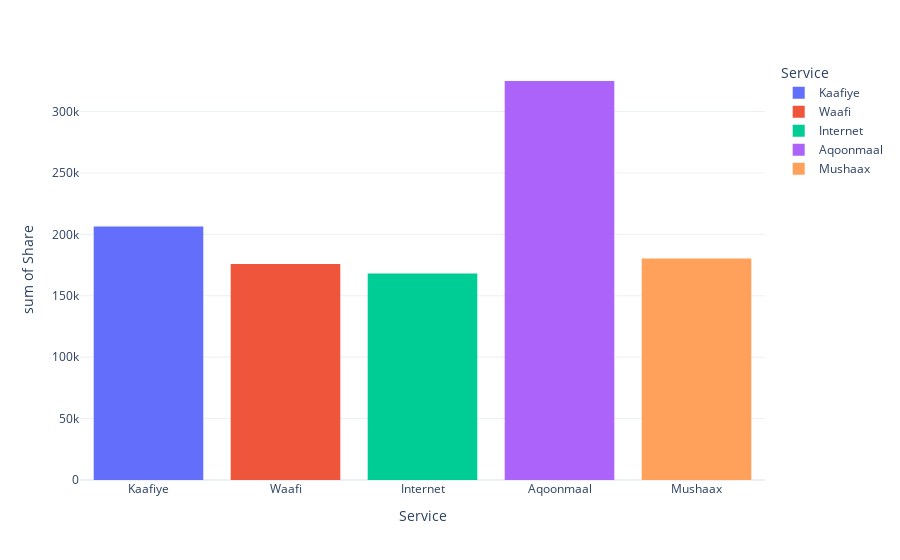

Notebook cell for this chart:
### Code cell
fig_shares = px.histogram(df, x='Service', y='Share', color='Service') #color_discrete_sequence=px.colors.sequential.RdBu)
fig_shares.show()

### Figure 1 — Plotly figure (JSON) as saved in the notebook; plotly's stock layout.template omitted (floating-point values rounded to 4 significant figures)
{"data": [{"alignmentgroup": "True", "bingroup": "x", "histfunc": "sum", "hovertemplate": "Service=%{x}<br>sum of Share=%{y}<extra></extra>", "legendgroup": "Kaafiye", "marker": {"color": "#636efa", "pattern": {"shape": ""}}, "name": "Kaafiye", "offsetgroup": "Kaafiye", "orientation": "v", "showlegend": true, "type": "histogram", "x": ["Kaafiye", "Kaafiye", "Kaafiye", "Kaafiye", "Kaafiye", "Kaafiye", "Kaafiye", "Kaafiye", "Kaafiye", "Kaafiye", "Kaafiye", "Kaafiye", "Kaafiye", "Kaafiye", "Kaafiye", "Kaafiye", "Kaafiye", "Kaafiye", "Kaafiye", "Kaafiye", "Kaafiye", "Kaafiye", "Kaafiye", "Kaafiye", "Kaafiye", "Kaafiye", "Kaafiye", "Kaafiye", "Kaafiye", "Kaafiye", "Kaafiye", "Kaafiye", "Kaafiye", "Kaafiye", "Kaafiye", "Kaafiye", "Kaafiye", "Kaafiye", "Kaafiye", "Kaafiye", "Kaafiye", "Kaafiye", "Kaafiye", "Kaafiye", "Kaafiye", "Kaafiye", "Kaafiye", "Kaafiye", "Kaafiye", "Kaafiye", "Kaafiye", "Kaafiye", "Kaafiye", "Kaafiye", "Kaafiye", "Kaafiye", "Kaafiye", "Kaafiye", "Kaafiye", "Kaafiye", "Kaafiye", "Kaafiye", "Kaafiye", "Kaafiye", "Kaafiye", "Kaafiye", "Kaafiye", "Kaafiye", "Kaafiye", "Kaafiye", "Kaafiye", "Kaafiye", "Kaafiye", "Kaafiye", "Kaafiye", "Kaafiye", "Kaafiye", "Kaafiye", "Kaafiye", "Kaafiye", "Kaafiye", "Kaafiye", "Kaafiye", "Kaafiye", "Kaafiye", "Kaafiye"], "xaxis": "x", "y": [700, 167, 1446, 2409, 1621, 3438, 3079, 456, 2441, 2260, 3365, 4114, 2182, 1970, 2109, 2977, 1966, 4190, 610, 3388, 710, 3148, 3301, 3308, 1531, 3868, 2432, 1164, 1834, 3461, 3474, 310, 1147, 811, 1685, 2547, 4192, 4339, 2295, 1238, 3681, 2467, 303, 4099, 3935, 4207, 917, 2852, 1587, 3473, 400, 1070, 3393, 2365, 2852, 1587, 3473, 400, 2852, 1587, 3473, 2852, 1587, 3473, 2852, 1587, 3473, 2852, 1587, 3473, 2852, 1587, 3473, 2852, 1587, 3473, 2852, 1587, 3473, 2852, 1587, 3473, 2852, 1587, 3473, 400], "yaxis": "y"}, {"alignmentgroup": "True", "bingroup": "x", "histfunc": "sum", "hovertemplate": "Service=%{x}<br>sum of Share=%{y}<extra></extra>", "legendgroup": "Waafi", "marker": {"color": "#EF553B", "pattern": {"shape": ""}}, "name": "Waafi", "offsetgroup": "Waafi", "orientation": "v", "showlegend": true, "type": "histogram", "x": ["Waafi", "Waafi", "Waafi", "Waafi", "Waafi", "Waafi", "Waafi", "Waafi", "Waafi", "Waafi", "Waafi", "Waafi", "Waafi", "Waafi", "Waafi", "Waafi", "Waafi", "Waafi", "Waafi", "Waafi", "Waafi", "Waafi", "Waafi", "Waafi", "Waafi", "Waafi", "Waafi", "Waafi", "Waafi", "Waafi", "Waafi", "Waafi", "Waafi", "Waafi", "Waafi", "Waafi", "Waafi", "Waafi", "Waafi", "Waafi", "Waafi", "Waafi", "Waafi", "Waafi", "Waafi", "Waafi", "Waafi", "Waafi", "Waafi", "Waafi", "Waafi", "Waafi", "Waafi", "Waafi", "Waafi", "Waafi", "Waafi", "Waafi", "Waafi", "Waafi", "Waafi", "Waafi", "Waafi", "Waafi", "Waafi", "Waafi", "Waafi", "Waafi", "Waafi", "Waafi", "Waafi", "Waafi", "Waafi", "Waafi", "Waafi", "Waafi", "Waafi", "Waafi", "Waafi", "Waafi", "Waafi", "Waafi", "Waafi", "Waafi"], "xaxis": "x", "y": [900, 4088, 1344, 1566, 3476, 3192, 1883, 247, 3645, 3040, 844, 3875, 2412, 353, 4126, 2559, 2854, 1135, 1431, 4044, 173, 1111, 1648, 2585, 2965, 3840, 3622, 4241, 1136, 2886, 1169, 1223, 4404, 2666, 542, 1596, 4388, 1396, 2541, 4486, 1962, 656, 1777, 2823, 4275, 3113, 3256, 583, 4162, 121, 3841, 2087, 874, 1958, 583, 4162, 121, 583, 4162, 121, 583, 4162, 121, 583, 4162, 121, 583, 4162, 121, 583, 4162, 121, 583, 4162, 121, 583, 4162, 121, 583, 4162, 121, 583, 4162, 121], "yaxis": "y"}, {"alignmentgroup": "True", "bingroup": "x", "histfunc": "sum", "hovertemplate": "Service=%{x}<br>sum of Share=%{y}<extra></extra>", "legendgroup": "Internet", "marker": {"color": "#00cc96", "pattern": {"shape": ""}}, "name": "Internet", "offsetgroup": "Internet", "orientation": "v", "showlegend": true, "type": "histogram", "x": ["Internet", "Internet", "Internet", "Internet", "Internet", "Internet", "Internet", "Internet", "Internet", "Internet", "Internet", "Internet", "Internet", "Internet", "Internet", "Internet", "Internet", "Internet", "Internet", "Internet", "Internet", "Internet", "Internet", "Internet", "Internet", "Internet", "Internet", "Internet", "Internet", "Internet", "Internet", "Internet", "Internet", "Internet", "Internet", "Internet", "Internet", "Internet", "Internet", "Internet", "Internet", "Internet", "Internet", "Internet", "Internet", "Internet", "Internet", "Internet", "Internet", "Internet", "Internet", "Internet", "Internet", "Internet", "Internet", "Internet", "Internet", "Internet", "Internet", "Internet", "Internet", "Internet", "Internet", "Internet", "Internet", "Internet", "Internet", "Internet", "Internet", "Internet", "Internet", "Internet", "Internet", "Internet", "Internet", "Internet", "Internet", "Internet", "Internet", "Internet", "Internet", "Internet", "Internet", "Internet", "Internet", "Internet", "Internet", "Internet", "Internet", "Internet", "Internet", "Internet", "Internet"], "xaxis": "x", "y": [150, 1697, 2249, 3724, 4114, 2384, 1823, 2665, 874, 784, 925, 790, 2126, 2271, 441, 1764, 2334, 3159, 682, 843, 3223, 825, 1135, 1259, 3047, 1250, 2817, 1145, 2089, 2001, 686, 675, 4087, 950, 2450, 2530, 1427, 867, 3022, 680, 1219, 2849, 343, 402, 3034, 1876, 712, 1773, 1476, 3874, 439, 1997, 1178, 457, 712, 1773, 1476, 3874, 712, 1773, 1476, 712, 1773, 1476, 3874, 712, 1773, 1476, 3874, 712, 1773, 1476, 3874, 712, 1773, 1476, 3874, 712, 1773, 1476, 3874, 712, 1773, 1476, 3874, 712, 1773, 1476, 3874, 712, 1773, 1476, 3874], "yaxis": "y"}, {"alignmentgroup": "True", "bingroup": "x", "histfunc": "sum", "hovertemplate": "Service=%{x}<br>sum of Share=%{y}<extra></extra>", "legendgroup": "Aqoonmaal", "marker": {"color": "#ab63fa", "pattern": {"shape": ""}}, "name": "Aqoonmaal", "offsetgroup": "Aqoonmaal", "orientation": "v", "showlegend": true, "type": "histogram", "x": ["Aqoonmaal", "Aqoonmaal", "Aqoonmaal", "Aqoonmaal", "Aqoonmaal", "Aqoonmaal", "Aqoonmaal", "Aqoonmaal", "Aqoonmaal", "Aqoonmaal", "Aqoonmaal", "Aqoonmaal", "Aqoonmaal", "Aqoonmaal", "Aqoonmaal", "Aqoonmaal", "Aqoonmaal", "Aqoonmaal", "Aqoonmaal", "Aqoonmaal", "Aqoonmaal", "Aqoonmaal", "Aqoonmaal", "Aqoonmaal", "Aqoonmaal", "Aqoonmaal", "Aqoonmaal", "Aqoonmaal", "Aqoonmaal", "Aqoonmaal", "Aqoonmaal", "Aqoonmaal", "Aqoonmaal", "Aqoonmaal", "Aqoonmaal", "Aqoonmaal", "Aqoonmaal", "Aqoonmaal", "Aqoonmaal", "Aqoonmaal", "Aqoonmaal", "Aqoonmaal", "Aqoonmaal", "Aqoonmaal", "Aqoonmaal", "Aqoonmaal", "Aqoonmaal", "Aqoonmaal", "Aqoonmaal", "Aqoonmaal", "Aqoonmaal", "Aqoonmaal", "Aqoonmaal", "Aqoonmaal", "Aqoonmaal", "Aqoonmaal", "Aqoonmaal", "Aqoonmaal", "Aqoonmaal", "Aqoonmaal", "Aqoonmaal", "Aqoonmaal", "Aqoonmaal", "Aqoonmaal", "Aqoonmaal", "Aqoonmaal", "Aqoonmaal", "Aqoonmaal", "Aqoonmaal", "Aqoonmaal", "Aqoonmaal", "Aqoonmaal", "Aqoonmaal", "Aqoonmaal", "Aqoonmaal", "Aqoonmaal", "Aqoonmaal", "Aqoonmaal", "Aqoonmaal", "Aqoonmaal", "Aqoonmaal", "Aqoonmaal", "Aqoonmaal", "Aqoonmaal", "Aqoonmaal", "Aqoonmaal", "Aqoonmaal", "Aqoonmaal", "Aqoonmaal", "Aqoonmaal", "Aqoonmaal", "Aqoonmaal", "Aqoonmaal", "Aqoonmaal", "Aqoonmaal", "Aqoonmaal", "Aqoonmaal", "Aqoonmaal", "Aqoonmaal", "Aqoonmaal", "Aqoonmaal", "Aqoonmaal", "Aqoonmaal", "Aqoonmaal", "Aqoonmaal", "Aqoonmaal", "Aqoonmaal", "Aqoonmaal", "Aqoonmaal", "Aqoonmaal", "Aqoonmaal", "Aqoonmaal", "Aqoonmaal", "Aqoonmaal"], "xaxis": "x", "y": [220, 3124, 3987, 3356, 3646, 3418, 3023, 1112, 1448, 3790, 3352, 3757, 657, 2775, 331, 3034, 1571, 1752, 2800, 1806, 1977, 2126, 4199, 3343, 905, 4424, 1983, 3324, 1272, 1344, 3764, 2139, 1751, 2243, 606, 3555, 336, 2226, 3160, 4353, 876, 4381, 496, 3056, 4402, 2015, 3206, 1966, 4438, 3239, 2628, 1101, 3757, 1479, 2979, 665, 4402, 2015, 3206, 1966, 4438, 3239, 4402, 2015, 3206, 1966, 4438, 4402, 2015, 3206, 1966, 4438, 4402, 2015, 3206, 1966, 4438, 3239, 4402, 2015, 3206, 1966, 4438, 3239, 4402, 2015, 3206, 1966, 4438, 3239, 4402, 2015, 3206, 1966, 4438, 3239, 4402, 2015, 3206, 1966, 4438, 3239, 4402, 2015, 3206, 1966, 4438, 3239, 4402, 2015, 3206, 1966, 4438, 3239], "yaxis": "y"}, {"alignmentgroup": "True", "bingroup": "x", "histfunc": "sum", "hovertemplate": "Service=%{x}<br>sum of Share=%{y}<extra></extra>", "legendgroup": "Mushaax", "marker": {"color": "#FFA15A", "pattern": {"shape": ""}}, "name": "Mushaax", "offsetgroup": "Mushaax", "orientation": "v", "showlegend": true, "type": "histogram", "x": ["Mushaax", "Mushaax", "Mushaax", "Mushaax", "Mushaax", "Mushaax", "Mushaax", "Mushaax", "Mushaax", "Mushaax", "Mushaax", "Mushaax", "Mushaax", "Mushaax", "Mushaax", "Mushaax", "Mushaax", "Mushaax", "Mushaax", "Mushaax", "Mushaax", "Mushaax", "Mushaax", "Mushaax", "Mushaax", "Mushaax", "Mushaax", "Mushaax", "Mushaax", "Mushaax", "Mushaax", "Mushaax", "Mushaax", "Mushaax", "Mushaax", "Mushaax", "Mushaax", "Mushaax", "Mushaax", "Mushaax", "Mushaax", "Mushaax", "Mushaax", "Mushaax", "Mushaax", "Mushaax", "Mushaax", "Mushaax", "Mushaax", "Mushaax", "Mushaax", "Mushaax", "Mushaax", "Mushaax", "Mushaax", "Mushaax", "Mushaax", "Mushaax", "Mushaax", "Mushaax", "Mushaax", "Mushaax", "Mushaax", "Mushaax", "Mushaax", "Mushaax", "Mushaax", "Mushaax", "Mushaax", "Mushaax", "Mushaax", "Mushaax", "Mushaax", "Mushaax", "Mushaax", "Mushaax", "Mushaax", "Mushaax", "Mushaax", "Mushaax", "Mushaax", "Mushaax", "Mushaax", "Mushaax", "Mushaax", "Mushaax", "Mushaax", "Mushaax", "Mushaax", "Mushaax", "Mushaax"], "xaxis": "x", "y": [3553, 967, 3705, 342, 3072, 3727, 3612, 2963, 3431, 1819, 1522, 2569, 2310, 238, 763, 2211, 4255, 728, 123, 1855, 3222, 2112, 2753, 1391, 4474, 862, 3667, 1433, 3047, 3544, 4034, 1378, 2563, 964, 4068, 2096, 3106, 1929, 3544, 2654, 1693, 3875, 2745, 1630, 714, 1390, 2485, 504, 1599, 1305, 3913, 4369, 1200, 2485, 504, 1599, 1305, 2485, 504, 1599, 2485, 504, 1599, 2485, 504, 1599, 1305, 2485, 504, 1599, 1305, 2485, 504, 1599, 1305, 2485, 504, 1599, 1305, 2485, 504, 1599, 1305, 2485, 504, 1599, 1305, 2485, 504, 1599, 1305], "yaxis": "y"}], "layout": {"autosize": true, "barmode": "relative", "legend": {"title": {"text": "Service"}, "tracegroupgap": 0}, "margin": {"t": 60}, "xaxis": {"anchor": "y", "autorange": true, "categoryarray": ["Kaafiye", "Waafi", "Internet", "Aqoonmaal", "Mushaax"], "categoryorder": "array", "domain": [0, 1], "range": [-0.5, 4.5], "title": {"text": "Service"}, "type": "category"}, "yaxis": {"anchor": "x", "autorange": true, "domain": [0, 1], "range": [0, 342000.0], "title": {"text": "sum of Share"}, "type": "linear"}}}
